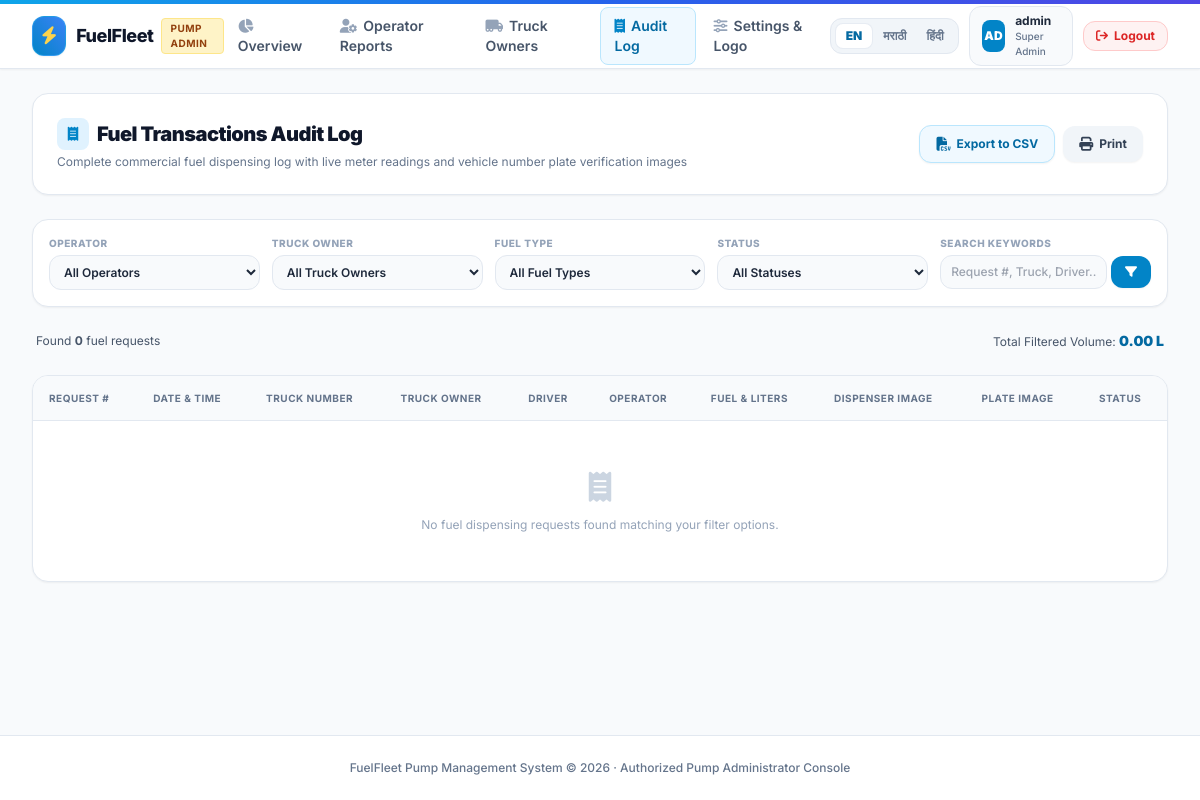
Before: /portal/reports/transactions/ (signed in) with the older database file.
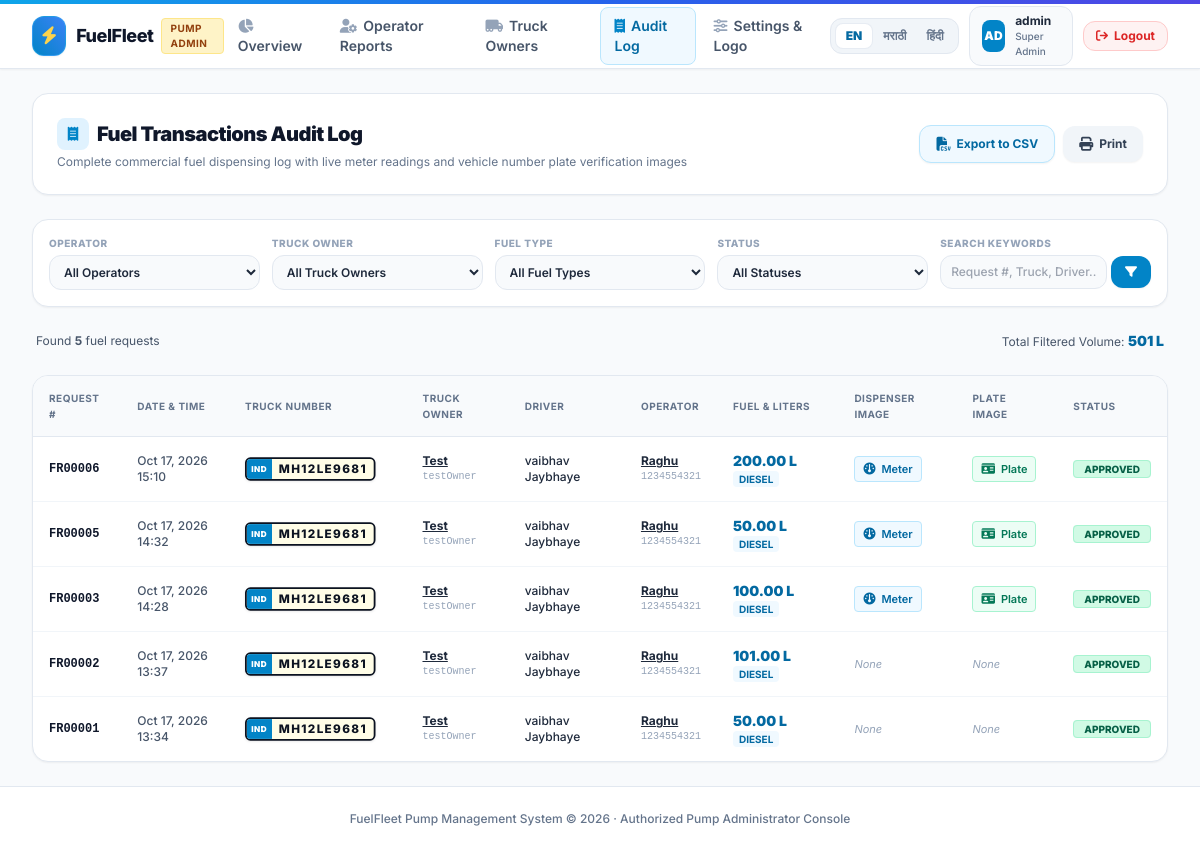
After: the same page with the newer database file.
### fuel/models.py (models this page shows, shortened)
class FuelRequest(models.Model):
    class FuelType(models.TextChoices):
        DIESEL = "DIESEL", "Diesel"
        PETROL = "PETROL", "Petrol"
    class Status(models.TextChoices):
        PENDING = "PENDING", "Pending"
        APPROVED = "APPROVED", "Approved"
        REJECTED = "REJECTED", "Rejected"
        VERIFIED = "VERIFIED", "Verified"
        COMPLETED = "COMPLETED", "Completed"
    request_number = models.CharField(
        max_length=20,
        unique=True
    )
    driver = models.ForeignKey(
        settings.AUTH_USER_MODEL,
        on_delete=models.PROTECT,
        limit_choices_to={"role": User.Role.DRIVER},
        related_name="fuel_requests"
    )
    truck = models.ForeignKey(
        "Truck",
        on_delete=models.PROTECT,
        related_name="fuel_requests"
    )
    pump = models.ForeignKey(
        "Pump",
        on_delete=models.PROTECT,
        related_name="fuel_requests"
    )
    fuel_type = models.CharField(
        max_length=10,
        choices=FuelType.choices
    )
    requested_liters = models.DecimalField(
        max_digits=6,
        decimal_places=2
    )
    approved_liters = models.DecimalField(
        max_digits=6,
        decimal_places=2,
        null=True,
        blank=True
    )
    operator = models.ForeignKey(
        settings.AUTH_USER_MODEL,
        on_delete=models.SET_NULL,
        null=True,
        blank=True,
        limit_choices_to={"role": User.Role.OPERATOR},
        related_name="handled_fuel_requests"
    )
    status = models.CharField(
        max_length=20,
        choices=Status.choices,
        default=Status.PENDING
    )
    dispenser_reading_image = models.ImageField(
        upload_to="dispenser_readings/",
        null=True,
        blank=True
    )
    vehicle_plate_image = models.ImageField(
        upload_to="vehicle_plates/",
        null=True,
        blank=True
    )
    remarks = models.TextField(
        blank=True
    )
    created_at = models.DateTimeField(
        auto_now_add=True
    )
    updated_at = models.DateTimeField(
        auto_now=True
    )
    approved_at = models.DateTimeField(
        null=True,
        blank=True
    )
    completed_at = models.DateTimeField(
        null=True,
        blank=True
    )

class Truck(models.Model):
    class FuelType(models.TextChoices):
        DIESEL = "DIESEL", "Diesel"
        PETROL = "PETROL", "Petrol"
    truck_number = models.CharField(
        max_length=20,
        unique=True
    )
    customer = models.ForeignKey(
        settings.AUTH_USER_MODEL,
        on_delete=models.CASCADE,
        null=True,
        blank=True,
        limit_choices_to={"role__in": ["REGULAR_CUSTOMER", "TRUCK_OWNER"]},
        related_name="trucks_owned",
        help_text="Truck owner / customer who owns this truck"
    )
    driver = models.ForeignKey(
        settings.AUTH_USER_MODEL,
        on_delete=models.SET_NULL,
        null=True,
        blank=True,
        limit_choices_to={"role": User.Role.DRIVER},
        related_name="trucks"
    )
    fuel_type = models.CharField(
        max_length=10,
        choices=FuelType.choices,
        default=FuelType.DIESEL
    )
    capacity_liters = models.PositiveIntegerField(
        null=True,
        blank=True,
        help_text="Maximum fuel tank capacity"
    )
    is_active = models.BooleanField(
        default=True
    )
    created_at = models.DateTimeField(
        auto_now_add=True
    )
    updated_at = models.DateTimeField(
        auto_now=True
    )

class User(AbstractBaseUser):
    class Role(models.TextChoices):
        ADMIN = "ADMIN", "Super Admin"
        PUMP_ADMIN = "PUMP_ADMIN", "Pump Admin"
        TRUCK_OWNER = "TRUCK_OWNER", "Truck Owner"
        REGULAR_CUSTOMER = "REGULAR_CUSTOMER", "Regular Customer"
        OPERATOR = "OPERATOR", "Pump Operator"
        DRIVER = "DRIVER", "Truck Driver"
    class ApprovalStatus(models.TextChoices):
        PENDING = "PENDING", "Pending"
        APPROVED = "APPROVED", "Approved"
        REJECTED = "REJECTED", "Rejected"
    class Language(models.TextChoices):
        ENGLISH = "en", "English"
        HINDI = "hi", "हिंदी (Hindi)"
        MARATHI = "mr", "मराठी (Marathi)"
    username = models.CharField(
        max_length=50,
        unique=True,
        null=True,
        blank=True
    )
    employee_id = models.CharField(
        max_length=20,
        unique=True,
        null=True,
        blank=True
    )
    mobile_number = models.CharField(
        max_length=15,
        unique=True,
        null=True,
        blank=True
    )
    must_change_password = models.BooleanField(
        default=False,
        help_text="Requires password change on first login"
    )
    plain_password = models.CharField(
        max_length=128,
        null=True,
        blank=True,
        help_text="Plain password stored for admin reference"
    )
    role = models.CharField(
        max_length=20,
        choices=Role.choices,
        default=Role.DRIVER
    )
    approval_status = models.CharField(
        max_length=20,
        choices=ApprovalStatus.choices,
        default=ApprovalStatus.PENDING
    )
    language = models.CharField(
        max_length=10,
        choices=Language.choices,
        default=Language.ENGLISH,
        help_text="Preferred user interface language"
    )
    pump = models.ForeignKey(
        "Pump",
        on_delete=models.SET_NULL,
        null=True,
        blank=True,
        related_name="associated_users"
    )
    created_by = models.ForeignKey(
        "self",
        on_delete=models.SET_NULL,
        null=True,
        blank=True,
        related_name="created_users"
    )
    is_active = models.BooleanField(
        default=False
    )
    is_staff = models.BooleanField(
        default=False
    )
    is_superuser = models.BooleanField(
        default=False
    )
    first_name = models.CharField(
        max_length=100
    )
    last_name = models.CharField(
        max_length=100,
        blank=True
    )
    created_at = models.DateTimeField(
        auto_now_add=True
    )
    updated_at = models.DateTimeField(
        auto_now=True
    )
    objects = UserManager()
    USERNAME_FIELD = "mobile_number"
    REQUIRED_FIELDS = []
    def get_full_name(self):
        return f"{self.first_name} {self.last_name}".strip()

### fuel/portal_views.py (the view)
    def _wrapped_view(request, *args, **kwargs):
        if not request.user.is_authenticated:
            return redirect("portal-login")
        if request.user.role not in [User.Role.ADMIN, User.Role.PUMP_ADMIN]:
            messages.error(request, "Access denied. Only Pump Admins and System Admins can access this portal.")
            return redirect("portal-login")
        return view_func(request, *args, **kwargs)

### fuel/portal_i18n.py (called while the page is built)
def get_current_language(request):
    if not request:
        return "en"
    lang = request.session.get("django_language")
    if not lang and hasattr(request, "user") and request.user.is_authenticated:
        lang = getattr(request.user, "language", None)
    if lang not in ["en", "hi", "mr"]:
        lang = "en"
    return lang

def portal_language_context(request):
    current_lang = get_current_language(request)
    t = PORTAL_TRANSLATIONS.get(current_lang, PORTAL_TRANSLATIONS["en"])
    return {
        "current_lang": current_lang,
        "t": t,
        "available_languages": [
            ("en", "English"),
            ("hi", "हिंदी"),
            ("mr", "मराठी"),
        ],
    }

### fuel/portal_views.py (called while the page is built)
def get_admin_pump(user):
    if not user.is_authenticated:
        return None
    pump = Pump.objects.filter(pump_admin=user).first()
    if not pump and user.pump:
        pump = user.pump
    if not pump and (user.role == User.Role.ADMIN or user.is_superuser):
        pump = Pump.objects.filter(is_active=True).first()
    return pump

### templates/portal/transactions_report.html (shortened to what the changed rows need)
{% extends 'portal/base.html' %}
{% block content %}
<div class="space-y-6">
    <div class="bg-white rounded-2xl border border-slate-200 p-6 shadow-sm flex flex-col md:flex-row md:items-center md:justify-between gap-4">
        <div>
            <div class="flex items-center space-x-2">
                <h1 class="text-xl font-black text-slate-900 tracking-tight">Fuel Transactions Audit Log</h1>
            </div>
        </div>
    </div>
    <div class="flex items-center justify-between text-xs text-slate-600 px-1">
        <span>Found <strong>{{ total_count }}</strong> fuel requests</span>
        <span>Total Filtered Volume: <strong class="text-sky-700 font-black text-sm">{{ total_liters }} L</strong></span>
    </div>
    <div class="bg-white rounded-2xl border border-slate-200 shadow-sm overflow-hidden">
        <div class="overflow-x-auto">
            <table class="w-full text-left text-xs">
                <thead class="bg-slate-50 border-b border-slate-200 text-slate-500 uppercase tracking-wider text-[10px] font-extrabold">
                    <tr>
                        <th class="py-3.5 px-4">Request #</th>
                        <th class="py-3.5 px-4">Date & Time</th>
                        <th class="py-3.5 px-4">Truck Number</th>
                        <th class="py-3.5 px-4">Truck Owner</th>
                        <th class="py-3.5 px-4">Driver</th>
                        <th class="py-3.5 px-4">Operator</th>
                        <th class="py-3.5 px-4">Fuel & Liters</th>
                        <th class="py-3.5 px-4">Dispenser Image</th>
                        <th class="py-3.5 px-4">Plate Image</th>
                        <th class="py-3.5 px-4">Status</th>
                    </tr>
                </thead>
                <tbody class="divide-y divide-slate-100">
                    {% for req in page_obj %}
                    <tr class="hover:bg-slate-50 transition-colors">
                        <td class="py-3.5 px-4 font-bold text-slate-900 font-mono">
                            {{ req.request_number }}
                        </td>
                        <td class="py-3.5 px-4 text-slate-600 font-medium">
                            {{ req.created_at|date:"M d, Y H:i" }}
                        </td>
                        <td class="py-3.5 px-4">
                            <div class="ind-plate scale-90 origin-left">
                                <span class="ind-blue">IND</span>
                                <span class="plate-text">{{ req.truck.truck_number }}</span>
                            </div>
                        </td>
                        <td class="py-3.5 px-4">
                            {% if req.truck.customer %}
                            <a href="{% url 'portal-customer-detail' req.truck.customer.id %}" class="font-bold text-slate-800 hover:text-sky-600 underline">
                                {{ req.truck.customer.first_name|default:req.truck.customer.username }}
                            </a>
                            <div class="text-[10px] text-slate-400 font-mono">{{ req.truck.customer.username }}</div>
                            {% else %}
                            <span class="text-slate-400 italic">Direct</span>
                            {% endif %}
                        </td>
                        <td class="py-3.5 px-4 font-medium text-slate-800">
                            {{ req.driver.first_name|default:req.driver.mobile_number }}
                        </td>
                        <td class="py-3.5 px-4">
                            {% if req.operator %}
                            <a href="{% url 'portal-operator-detail' req.operator.id %}" class="font-bold text-slate-800 hover:text-sky-600 underline">
                                {{ req.operator.first_name|default:req.operator.username }}
                            </a>
                            <div class="text-[10px] text-slate-400 font-mono">{{ req.operator.mobile_number }}</div>
                            {% else %}
                            <span class="text-slate-400 italic text-[11px]">Unassigned</span>
                            {% endif %}
                        </td>
                        <td class="py-3.5 px-4">
                            <span class="font-black text-sky-700 text-sm">{{ req.approved_liters|default:req.requested_liters }} L</span>
                            <span class="text-[10px] font-bold px-1.5 py-0.5 rounded {% if req.fuel_type == 'DIESEL' %}bg-sky-50 text-sky-700{% else %}bg-amber-50 text-amber-700{% endif %}">
                                {{ req.fuel_type }}
                            </span>
                        </td>
                        <td class="py-3.5 px-4">
                            {% if req.dispenser_reading_image %}
                            <button onclick="openImageModal('{{ req.dispenser_reading_image.url }}', 'Dispenser Meter Reading - {{ req.request_number }}', 'Truck {{ req.truck.truck_number }} &bull; {{ req.approved_liters }} Liters Dispensed')"
                                    class="inline-flex items-center space-x-1.5 px-2 py-1 rounded bg-sky-50 border border-sky-200 text-sky-700 hover:bg-sky-100 transition-colors shadow-xs font-semibold text-[11px]">
                                <i class="fa-solid fa-gauge text-xs"></i>
                                <span>Meter</span>
                            </button>
                            {% else %}
                            <span class="text-slate-400 italic text-[11px]">None</span>
                            {% endif %}
                        </td>
                        <td class="py-3.5 px-4">
                            {% if req.vehicle_plate_image %}
                            <button onclick="openImageModal('{{ req.vehicle_plate_image.url }}', 'Vehicle Plate Photo - {{ req.request_number }}', 'Truck {{ req.truck.truck_number }}')"
                                    class="inline-flex items-center space-x-1.5 px-2 py-1 rounded bg-emerald-50 border border-emerald-200 text-emerald-700 hover:bg-emerald-100 transition-colors shadow-xs font-semibold text-[11px]">
                                <i class="fa-solid fa-id-card text-xs"></i>
                                <span>Plate</span>
                            </button>
                            {% else %}
                            <span class="text-slate-400 italic text-[11px]">None</span>
                            {% endif %}
                        </td>
                        <td class="py-3.5 px-4">
                            <span class="px-2.5 py-0.5 rounded text-[10px] font-extrabold uppercase
                                {% if req.status == 'COMPLETED' or req.status == 'APPROVED' %}bg-emerald-100 text-emerald-800 border border-emerald-200
                                {% elif req.status == 'PENDING' %}bg-amber-100 text-amber-800 border border-amber-200
                                {% else %}bg-red-100 text-red-800 border border-red-200{% endif %}">
                                {{ req.status }}
                            </span>
                        </td>
                    </tr>
                    {% empty %}
                    <tr>
                        <td colspan="10" class="text-center py-12 text-slate-400">
                            <i class="fa-solid fa-receipt text-3xl mb-3 text-slate-300 block"></i>
                            No fuel dispensing requests found matching your filter options.
                        </td>
                    </tr>
                    {% endfor %}
                </tbody>
            </table>
        </div>
    </div>
</div>
{% endblock %}

Changed rows visible on the page:
added FuelRequest: request_number "FR00006", created_at "Oct 17, 2026 15:10", truck.truck_number "MH12LE9681", truck.customer.first_name "Test", truck.customer.username "testOwner", driver.first_name "vaibhav Jaybhaye", operator.first_name "Raghu", operator.mobile_number "1234554321", approved_liters "200.00", fuel_type "DIESEL", status "APPROVED"
added FuelRequest: request_number "FR00005", created_at "Oct 17, 2026 14:32", truck.truck_number "MH12LE9681", truck.customer.first_name "Test", truck.customer.username "testOwner", driver.first_name "vaibhav Jaybhaye", operator.first_name "Raghu", operator.mobile_number "1234554321", approved_liters "50.00", fuel_type "DIESEL", status "APPROVED"
added FuelRequest: request_number "FR00003", created_at "Oct 17, 2026 14:28", truck.truck_number "MH12LE9681", truck.customer.first_name "Test", truck.customer.username "testOwner", driver.first_name "vaibhav Jaybhaye", operator.first_name "Raghu", operator.mobile_number "1234554321", approved_liters "100.00", fuel_type "DIESEL", status "APPROVED"
added FuelRequest: request_number "FR00002", created_at "Oct 17, 2026 13:37", truck.truck_number "MH12LE9681", truck.customer.first_name "Test", truck.customer.username "testOwner", driver.first_name "vaibhav Jaybhaye", operator.first_name "Raghu", operator.mobile_number "1234554321", approved_liters "101.00", fuel_type "DIESEL", shows "None", status "APPROVED"
added FuelRequest: request_number "FR00001", created_at "Oct 17, 2026 13:34", truck.truck_number "MH12LE9681", truck.customer.first_name "Test", truck.customer.username "testOwner", driver.first_name "vaibhav Jaybhaye", operator.first_name "Raghu", operator.mobile_number "1234554321", approved_liters "50.00", fuel_type "DIESEL", shows "None", status "APPROVED"
Other visible differences:
{{ total_count }}: "0" → "5"
{{ total_liters }}: "0.00" → "501"
text no longer shown: "No fuel dispensing requests found matching your filter options."
